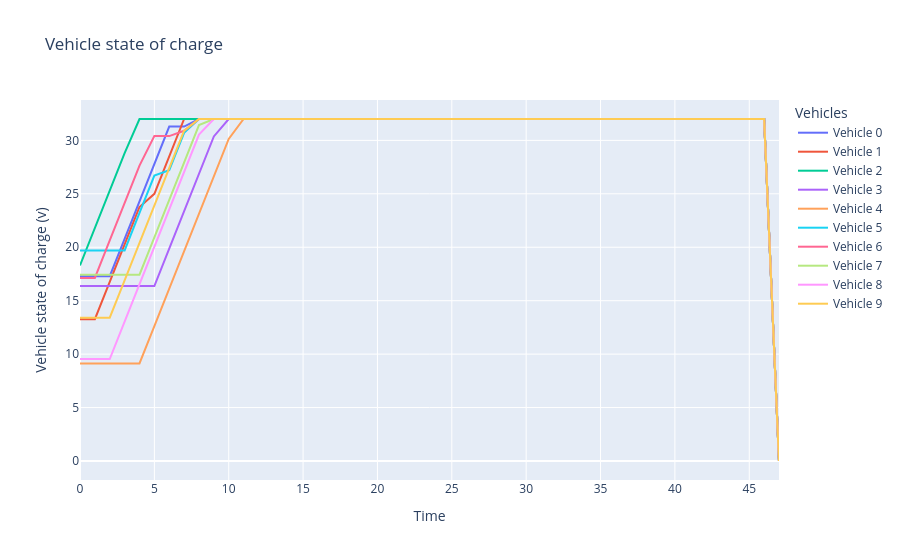

Notebook code cell kept with this figure:
### Code cell
# Electric fleet charging example problem

# h = 0.5 [h] granularity
# v_[t,i]: Vehicle i state of charge at time t [kWh]
# c_[t,i]: Vehicle i charge rate at time t [kW]
# prices_t: Electricity price at time t [£/kWh] 
# c_max: Maximum charging rate per vehicle
# grid: Grid connection limit [kW]
# v_max: Vehical battery capacity [kWh]
# tarrive_i: arrival time for vehicle i
# v0_i: arrival state of charge for vehicle i 

# Constraints
# v_[0,i] = v0_i #For simplicity take vehicle state of charge to be v0 at all times before t_arrive
# v_[11,i] >= 0.8*v_max #Each vehicle must reach 80% charge by 6am 
# c_[t,i] <= c_max
# v_[t,i] <= v_max
# c_[t,i] == 0 for all t<=t_arrive
# sum_i(c_[t,i]) <= grid
# v_[t,i] = v[t-1,i] + h*c[t,i]

# Objective function
# Minimise cost
# Minimise (h*sum_t{sum_i(c_[t,i])*prices_t}

h = 0.5 #granularity
T = 48 # number of time steps
I = 10 # number of vehicles
c_max = 7 # max charge rate [kW]
v_max = 40 # max vehicle battery capacity [kWh]
grid = 50 # grid connection limit [kw]

# Generate arrival state of charge between 20-50% full
rng = np.random.default_rng(seed=42)
v0 = (rng.random(I)*0.3+0.2)*v_max

# Generate arrival times
t_arrive = rng.integers(low=0, high=7, size=10)

v = cp.Variable((T,I))
c = cp.Variable((T,I))

constraints4 = [ v[0,:] == v0,
                 v[11,:] >= 0.8*v_max,
                0 <=c,  c <= c_max,
                0 <=v, v <= v_max,
                cp.sum(c,axis=1)<=50]

# Create zero mask for restricting charging before t_arrive
time_indices = np.arange(T)[:, None]
zero_mask = time_indices<t_arrive
constraints4.append(
    c[zero_mask] == 0
)

# Time linking of state of charge
constraints4.append(
    v[1:T-1,:] == v[0:T-2,:]+h*c[1:T-1,:]
)

#Objective function

# Sum over vehicles
total_per_timestep = cp.sum(c,axis=1)

obj4 = cp.Minimize(h*total_per_timestep@prices)

#Form & solve problem
prob4 = cp.Problem(obj4, constraints4)
prob4.solve(solver=cp.HIGHS) #Returns the optimal vlaue
print("status", prob4.status)
print("optimal value", prob4.value)

vehicle_output = v.value
charge_output = c.value

# Convert the matrix into a Pandas DataFrame
# Each column represents a vehicle, each row is a time step
df = pd.DataFrame(
    vehicle_output, 
    columns=[f"Vehicle {i}" for i in range(I)]
)

df["Time"] = np.arange(T)

fig_veh = px.line(
    df, 
    x="Time", 
    y=[f"Vehicle {i}" for i in range(I)], # Selects all vehicle columns to plot
    labels={"value": "Vehicle state of charge (v)", "variable": "Vehicles"},
    title="Vehicle state of charge"
)

# Display the interactive chart
fig_veh.show()

### Figure 1 — Plotly figure (JSON) as saved in the notebook; plotly's stock layout.template omitted (floating-point values rounded to 4 significant figures)
{"data": [{"hovertemplate": "Vehicles=Vehicle 0<br>Time=%{x}<br>Vehicle state of charge (v)=%{y}<extra></extra>", "legendgroup": "Vehicle 0", "line": {"color": "#636efa", "dash": "solid"}, "marker": {"symbol": "circle"}, "mode": "lines", "name": "Vehicle 0", "orientation": "v", "showlegend": true, "type": "scatter", "x": [0, 1, 2, 3, 4, 5, 6, 7, 8, 9, 10, 11, 12, 13, 14, 15, 16, 17, 18, 19, 20, 21, 22, 23, 24, 25, 26, 27, 28, 29, 30, 31, 32, 33, 34, 35, 36, 37, 38, 39, 40, 41, 42, 43, 44, 45, 46, 47], "xaxis": "x", "y": [17.29, 17.29, 17.29, 20.79, 24.29, 27.79, 31.29, 31.29, 32.0, 32.0, 32.0, 32.0, 32.0, 32.0, 32.0, 32.0, 32.0, 32.0, 32.0, 32.0, 32.0, 32.0, 32.0, 32.0, 32.0, 32.0, 32.0, 32.0, 32.0, 32.0, 32.0, 32.0, 32.0, 32.0, 32.0, 32.0, 32.0, 32.0, 32.0, 32.0, 32.0, 32.0, 32.0, 32.0, 32.0, 32.0, 32.0, -0.0], "yaxis": "y"}, {"hovertemplate": "Vehicles=Vehicle 1<br>Time=%{x}<br>Vehicle state of charge (v)=%{y}<extra></extra>", "legendgroup": "Vehicle 1", "line": {"color": "#EF553B", "dash": "solid"}, "marker": {"symbol": "circle"}, "mode": "lines", "name": "Vehicle 1", "orientation": "v", "showlegend": true, "type": "scatter", "x": [0, 1, 2, 3, 4, 5, 6, 7, 8, 9, 10, 11, 12, 13, 14, 15, 16, 17, 18, 19, 20, 21, 22, 23, 24, 25, 26, 27, 28, 29, 30, 31, 32, 33, 34, 35, 36, 37, 38, 39, 40, 41, 42, 43, 44, 45, 46, 47], "xaxis": "x", "y": [13.27, 13.27, 16.77, 20.27, 23.77, 25.0, 28.5, 32.0, 32.0, 32.0, 32.0, 32.0, 32.0, 32.0, 32.0, 32.0, 32.0, 32.0, 32.0, 32.0, 32.0, 32.0, 32.0, 32.0, 32.0, 32.0, 32.0, 32.0, 32.0, 32.0, 32.0, 32.0, 32.0, 32.0, 32.0, 32.0, 32.0, 32.0, 32.0, 32.0, 32.0, 32.0, 32.0, 32.0, 32.0, 32.0, 32.0, -0.0], "yaxis": "y"}, {"hovertemplate": "Vehicles=Vehicle 2<br>Time=%{x}<br>Vehicle state of charge (v)=%{y}<extra></extra>", "legendgroup": "Vehicle 2", "line": {"color": "#00cc96", "dash": "solid"}, "marker": {"symbol": "circle"}, "mode": "lines", "name": "Vehicle 2", "orientation": "v", "showlegend": true, "type": "scatter", "x": [0, 1, 2, 3, 4, 5, 6, 7, 8, 9, 10, 11, 12, 13, 14, 15, 16, 17, 18, 19, 20, 21, 22, 23, 24, 25, 26, 27, 28, 29, 30, 31, 32, 33, 34, 35, 36, 37, 38, 39, 40, 41, 42, 43, 44, 45, 46, 47], "xaxis": "x", "y": [18.3, 21.8, 25.3, 28.8, 32.0, 32.0, 32.0, 32.0, 32.0, 32.0, 32.0, 32.0, 32.0, 32.0, 32.0, 32.0, 32.0, 32.0, 32.0, 32.0, 32.0, 32.0, 32.0, 32.0, 32.0, 32.0, 32.0, 32.0, 32.0, 32.0, 32.0, 32.0, 32.0, 32.0, 32.0, 32.0, 32.0, 32.0, 32.0, 32.0, 32.0, 32.0, 32.0, 32.0, 32.0, 32.0, 32.0, -0.0], "yaxis": "y"}, {"hovertemplate": "Vehicles=Vehicle 3<br>Time=%{x}<br>Vehicle state of charge (v)=%{y}<extra></extra>", "legendgroup": "Vehicle 3", "line": {"color": "#ab63fa", "dash": "solid"}, "marker": {"symbol": "circle"}, "mode": "lines", "name": "Vehicle 3", "orientation": "v", "showlegend": true, "type": "scatter", "x": [0, 1, 2, 3, 4, 5, 6, 7, 8, 9, 10, 11, 12, 13, 14, 15, 16, 17, 18, 19, 20, 21, 22, 23, 24, 25, 26, 27, 28, 29, 30, 31, 32, 33, 34, 35, 36, 37, 38, 39, 40, 41, 42, 43, 44, 45, 46, 47], "xaxis": "x", "y": [16.37, 16.37, 16.37, 16.37, 16.37, 16.37, 19.87, 23.37, 26.87, 30.37, 32.0, 32.0, 32.0, 32.0, 32.0, 32.0, 32.0, 32.0, 32.0, 32.0, 32.0, 32.0, 32.0, 32.0, 32.0, 32.0, 32.0, 32.0, 32.0, 32.0, 32.0, 32.0, 32.0, 32.0, 32.0, 32.0, 32.0, 32.0, 32.0, 32.0, 32.0, 32.0, 32.0, 32.0, 32.0, 32.0, 32.0, -0.0], "yaxis": "y"}, {"hovertemplate": "Vehicles=Vehicle 4<br>Time=%{x}<br>Vehicle state of charge (v)=%{y}<extra></extra>", "legendgroup": "Vehicle 4", "line": {"color": "#FFA15A", "dash": "solid"}, "marker": {"symbol": "circle"}, "mode": "lines", "name": "Vehicle 4", "orientation": "v", "showlegend": true, "type": "scatter", "x": [0, 1, 2, 3, 4, 5, 6, 7, 8, 9, 10, 11, 12, 13, 14, 15, 16, 17, 18, 19, 20, 21, 22, 23, 24, 25, 26, 27, 28, 29, 30, 31, 32, 33, 34, 35, 36, 37, 38, 39, 40, 41, 42, 43, 44, 45, 46, 47], "xaxis": "x", "y": [9.13, 9.13, 9.13, 9.13, 9.13, 12.63, 16.13, 19.63, 23.13, 26.63, 30.13, 32.0, 32.0, 32.0, 32.0, 32.0, 32.0, 32.0, 32.0, 32.0, 32.0, 32.0, 32.0, 32.0, 32.0, 32.0, 32.0, 32.0, 32.0, 32.0, 32.0, 32.0, 32.0, 32.0, 32.0, 32.0, 32.0, 32.0, 32.0, 32.0, 32.0, 32.0, 32.0, 32.0, 32.0, 32.0, 32.0, -0.0], "yaxis": "y"}, {"hovertemplate": "Vehicles=Vehicle 5<br>Time=%{x}<br>Vehicle state of charge (v)=%{y}<extra></extra>", "legendgroup": "Vehicle 5", "line": {"color": "#19d3f3", "dash": "solid"}, "marker": {"symbol": "circle"}, "mode": "lines", "name": "Vehicle 5", "orientation": "v", "showlegend": true, "type": "scatter", "x": [0, 1, 2, 3, 4, 5, 6, 7, 8, 9, 10, 11, 12, 13, 14, 15, 16, 17, 18, 19, 20, 21, 22, 23, 24, 25, 26, 27, 28, 29, 30, 31, 32, 33, 34, 35, 36, 37, 38, 39, 40, 41, 42, 43, 44, 45, 46, 47], "xaxis": "x", "y": [19.71, 19.71, 19.71, 19.71, 23.21, 26.71, 27.21, 30.71, 32.0, 32.0, 32.0, 32.0, 32.0, 32.0, 32.0, 32.0, 32.0, 32.0, 32.0, 32.0, 32.0, 32.0, 32.0, 32.0, 32.0, 32.0, 32.0, 32.0, 32.0, 32.0, 32.0, 32.0, 32.0, 32.0, 32.0, 32.0, 32.0, 32.0, 32.0, 32.0, 32.0, 32.0, 32.0, 32.0, 32.0, 32.0, 32.0, -0.0], "yaxis": "y"}, {"hovertemplate": "Vehicles=Vehicle 6<br>Time=%{x}<br>Vehicle state of charge (v)=%{y}<extra></extra>", "legendgroup": "Vehicle 6", "line": {"color": "#FF6692", "dash": "solid"}, "marker": {"symbol": "circle"}, "mode": "lines", "name": "Vehicle 6", "orientation": "v", "showlegend": true, "type": "scatter", "x": [0, 1, 2, 3, 4, 5, 6, 7, 8, 9, 10, 11, 12, 13, 14, 15, 16, 17, 18, 19, 20, 21, 22, 23, 24, 25, 26, 27, 28, 29, 30, 31, 32, 33, 34, 35, 36, 37, 38, 39, 40, 41, 42, 43, 44, 45, 46, 47], "xaxis": "x", "y": [17.13, 17.13, 20.63, 24.13, 27.63, 30.4, 30.4, 30.9, 32.0, 32.0, 32.0, 32.0, 32.0, 32.0, 32.0, 32.0, 32.0, 32.0, 32.0, 32.0, 32.0, 32.0, 32.0, 32.0, 32.0, 32.0, 32.0, 32.0, 32.0, 32.0, 32.0, 32.0, 32.0, 32.0, 32.0, 32.0, 32.0, 32.0, 32.0, 32.0, 32.0, 32.0, 32.0, 32.0, 32.0, 32.0, 32.0, -0.0], "yaxis": "y"}, {"hovertemplate": "Vehicles=Vehicle 7<br>Time=%{x}<br>Vehicle state of charge (v)=%{y}<extra></extra>", "legendgroup": "Vehicle 7", "line": {"color": "#B6E880", "dash": "solid"}, "marker": {"symbol": "circle"}, "mode": "lines", "name": "Vehicle 7", "orientation": "v", "showlegend": true, "type": "scatter", "x": [0, 1, 2, 3, 4, 5, 6, 7, 8, 9, 10, 11, 12, 13, 14, 15, 16, 17, 18, 19, 20, 21, 22, 23, 24, 25, 26, 27, 28, 29, 30, 31, 32, 33, 34, 35, 36, 37, 38, 39, 40, 41, 42, 43, 44, 45, 46, 47], "xaxis": "x", "y": [17.43, 17.43, 17.43, 17.43, 17.43, 20.93, 24.43, 27.93, 31.43, 32.0, 32.0, 32.0, 32.0, 32.0, 32.0, 32.0, 32.0, 32.0, 32.0, 32.0, 32.0, 32.0, 32.0, 32.0, 32.0, 32.0, 32.0, 32.0, 32.0, 32.0, 32.0, 32.0, 32.0, 32.0, 32.0, 32.0, 32.0, 32.0, 32.0, 32.0, 32.0, 32.0, 32.0, 32.0, 32.0, 32.0, 32.0, -0.0], "yaxis": "y"}, {"hovertemplate": "Vehicles=Vehicle 8<br>Time=%{x}<br>Vehicle state of charge (v)=%{y}<extra></extra>", "legendgroup": "Vehicle 8", "line": {"color": "#FF97FF", "dash": "solid"}, "marker": {"symbol": "circle"}, "mode": "lines", "name": "Vehicle 8", "orientation": "v", "showlegend": true, "type": "scatter", "x": [0, 1, 2, 3, 4, 5, 6, 7, 8, 9, 10, 11, 12, 13, 14, 15, 16, 17, 18, 19, 20, 21, 22, 23, 24, 25, 26, 27, 28, 29, 30, 31, 32, 33, 34, 35, 36, 37, 38, 39, 40, 41, 42, 43, 44, 45, 46, 47], "xaxis": "x", "y": [9.537, 9.537, 9.537, 13.04, 16.54, 20.04, 23.54, 27.04, 30.54, 32.0, 32.0, 32.0, 32.0, 32.0, 32.0, 32.0, 32.0, 32.0, 32.0, 32.0, 32.0, 32.0, 32.0, 32.0, 32.0, 32.0, 32.0, 32.0, 32.0, 32.0, 32.0, 32.0, 32.0, 32.0, 32.0, 32.0, 32.0, 32.0, 32.0, 32.0, 32.0, 32.0, 32.0, 32.0, 32.0, 32.0, 32.0, -0.0], "yaxis": "y"}, {"hovertemplate": "Vehicles=Vehicle 9<br>Time=%{x}<br>Vehicle state of charge (v)=%{y}<extra></extra>", "legendgroup": "Vehicle 9", "line": {"color": "#FECB52", "dash": "solid"}, "marker": {"symbol": "circle"}, "mode": "lines", "name": "Vehicle 9", "orientation": "v", "showlegend": true, "type": "scatter", "x": [0, 1, 2, 3, 4, 5, 6, 7, 8, 9, 10, 11, 12, 13, 14, 15, 16, 17, 18, 19, 20, 21, 22, 23, 24, 25, 26, 27, 28, 29, 30, 31, 32, 33, 34, 35, 36, 37, 38, 39, 40, 41, 42, 43, 44, 45, 46, 47], "xaxis": "x", "y": [13.4, 13.4, 13.4, 16.9, 20.4, 23.9, 27.4, 30.9, 32.0, 32.0, 32.0, 32.0, 32.0, 32.0, 32.0, 32.0, 32.0, 32.0, 32.0, 32.0, 32.0, 32.0, 32.0, 32.0, 32.0, 32.0, 32.0, 32.0, 32.0, 32.0, 32.0, 32.0, 32.0, 32.0, 32.0, 32.0, 32.0, 32.0, 32.0, 32.0, 32.0, 32.0, 32.0, 32.0, 32.0, 32.0, 32.0, -0.0], "yaxis": "y"}], "layout": {"legend": {"title": {"text": "Vehicles"}, "tracegroupgap": 0}, "title": {"text": "Vehicle state of charge"}, "xaxis": {"anchor": "y", "domain": [0.0, 1.0], "title": {"text": "Time"}}, "yaxis": {"anchor": "x", "domain": [0.0, 1.0], "title": {"text": "Vehicle state of charge (v)"}}}}
